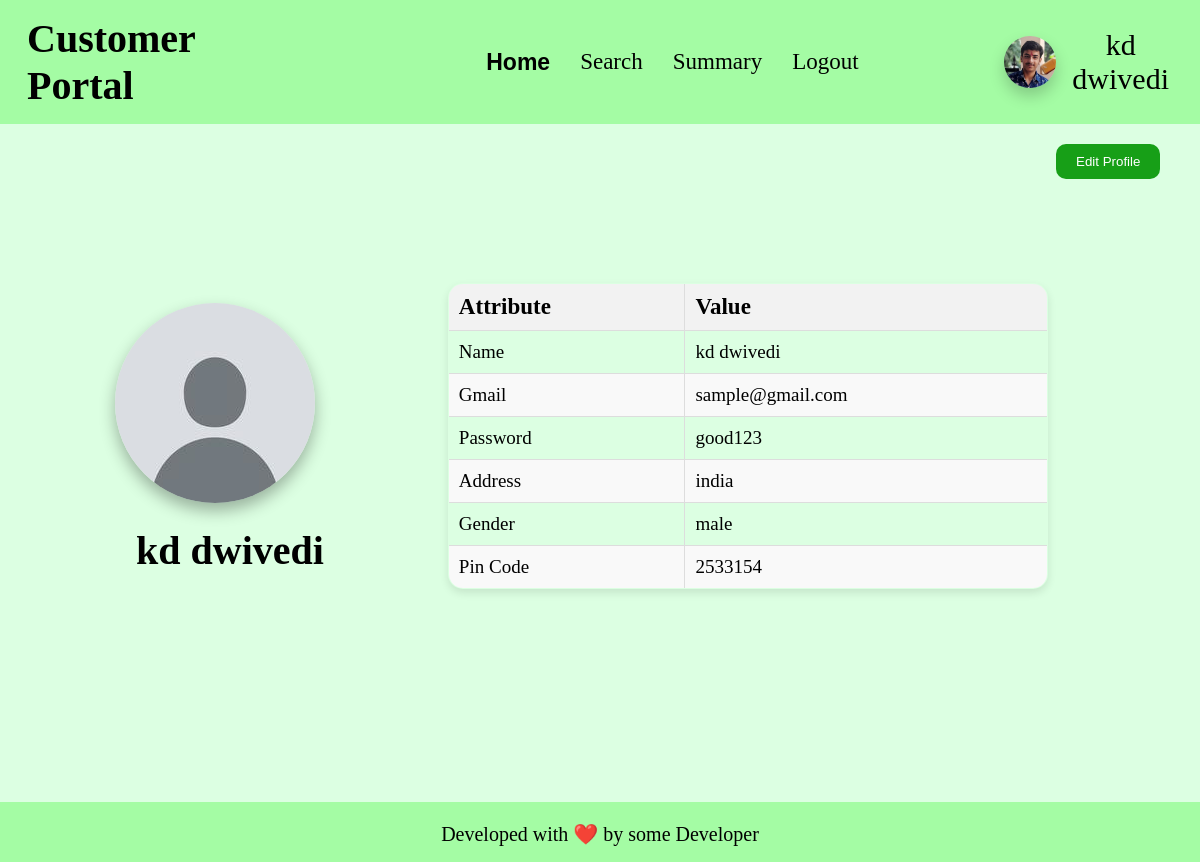
Before: /customer_home/view_profile/1 with the older database file.
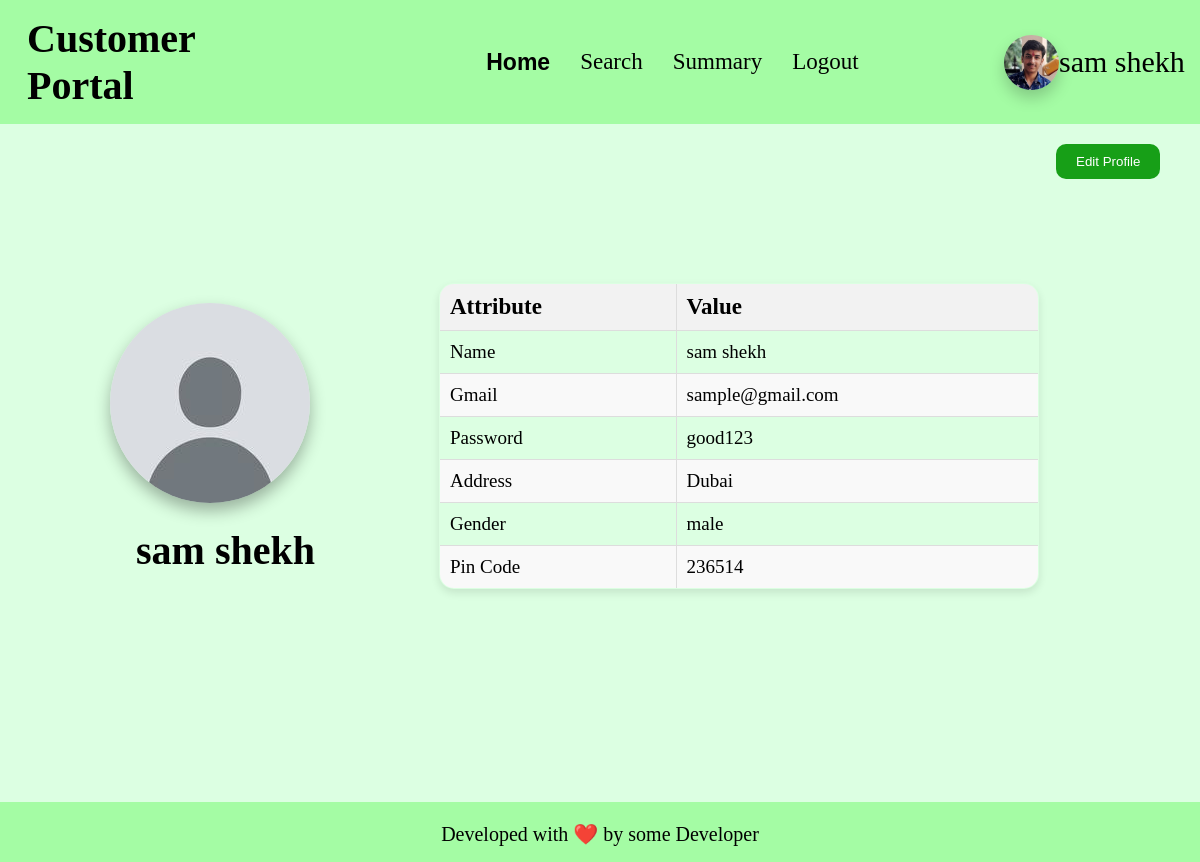
After: the same page with the newer database file.
### app.py (models this page shows)
class customer(db.Model):
    __tablename__ = "customer"
    id = db.Column(db.Integer, primary_key=True, autoincrement=True)
    email_id = db.Column(db.String, nullable=False)
    password = db.Column(db.String, nullable=False)
    fullname = db.Column(db.String, nullable=False)
    gender = db.Column(db.String, nullable=False)
    address = db.Column(db.String, nullable=False)
    pin_code = db.Column(db.Integer, nullable=False)
    blocked = db.Column(db.Boolean, default=False)
    service_requests = db.relationship('service_request', backref='customer', cascade='all, delete-orphan')

### app.py (the view)
@app.route('/customer_home/view_profile/<int:id>', methods=['GET', 'POST'])
def customer_view_profile(id):
    if request.method == 'GET':
        cus = customer.query.filter_by(id = id).first()
        if cus:
            if not cus.blocked:
                return render_template("customer_view_profile.html", customer = cus)
            else:
                return redirect('/customer_login')
        else:
            return redirect('/customer_login')
    elif request.method == 'POST':
        return f"form edited"

### templates/customer_view_profile.html (shortened to what this page needs)
<!DOCTYPE html>
<html lang="en">
<head>
    <link rel="stylesheet" href="/static/css/profile-block.css">
    <link rel="stylesheet" href="/static/css/basic.css">
    <link rel="stylesheet" href="/static/css/table-styling.css">
</head>
<body>
    <header>
        <h1>Customer Portal</h1>
        <ul>
            <li><a class="active" href="/customer_home/{{customer.id}}">Home</a></li>
            <li><a href="/customer_search/{{customer.id}}">Search</a></li>
            <li><a href="/customer_summary/{{customer.id}}">Summary</a></li>
            <li><a href="/customer_logout/{{customer.id}}">Logout</a></li>
        </ul>
        <div id="user-info">
            <img id="user-pic" src="/static/anant-pic.jpg" alt="Profile Picture">
            <div>{{customer.fullname}}</div>
        </div>
    </header>
    <button id="edit_profile_button" onclick="gotoroute('/customer_home/edit_profile/{{customer.id}}')">Edit Profile</button>
    <div id="box">
        <div id="box1">
            <img id="user-pic" src="/static/default_user_pic.png" alt="Profile Picture">
            <h2 style="font-size: 40px;">{{customer.fullname}}</h2>
        </div>
        <div id="box2">
            <div class="tables">
                <table class="styled-table">
                    <thead>
                        <tr>
                            <th>Attribute</th>
                            <th>Value</th>
                        </tr>
                    </thead>
                    <tbody>
                        <tr>
                            <td>Name</td>
                            <td>{{customer.fullname}}</td>
                        </tr>
                        <tr>
                            <td>Gmail</td>
                            <td>{{customer.email_id}}</td>
                        </tr>
                        <tr>
                            <td>Password</td>
                            <td>{{customer.password}}</td>
                        </tr>
                        <tr>
                            <td>Address</td>
                            <td>{{customer.address}}</td>
                        </tr>
                        <tr>
                            <td>Gender</td>
                            <td>{{customer.gender}}</td>
                        </tr>
                        <tr>
                            <td>Pin Code</td>
                            <td>{{customer.pin_code}}</td>
                        </tr>
                    </tbody>
                </table>
            </div>
        </div>
    </div>
    <br>
    <footer>
        <p>
            Developed with ❤️ by some Developer
        </p>
    </footer>
</body>
</html>

### static/css/profile-block.css (style rules this page uses)
#user-info { margin-left: 10vw; width: 19vw; display: flex; flex-direction: row; align-items: center; justify-content: space-evenly; }
#user-info img { min-width: 50px; min-height: 50px; max-width: 55px; max-height: 55px; border-radius: 50px; box-shadow: 0 8px 16px rgba(0, 0, 0, 0.2); }
#user-info div { font-size: 30px; text-align: center; }

### static/css/basic.css (style rules this page uses)
* { padding: 0; margin: 0; }
body { background-color: rgb(220, 255, 226); align-items: center; text-align: left; }
header { align-items: center; display: flex; padding: 15px; background-color: rgb(164, 252, 164); }
ul { display: flex; list-style-type: none; padding: 0; margin: 0; }
ul li { padding-inline: 15px; }
ul li a { font-size: 23px; text-decoration: none; color: black; }
.active { font-family: 'Franklin Gothic Medium', 'Arial Narrow', Arial, sans-serif; font-weight: bold; }

### static/css/table-styling.css (style rules this page uses)
.tables { margin-left: 20px; text-align: center; align-items: center; justify-content: center; width: 60vw; border-radius: 25px; padding: 20px; }
.styled-table { width: 100%; border: 1px solid black; }
.styled-table th { font-size: 20px; }
.styled-table th, .styled-table td { padding: 10px; border: 1px solid #ddd; text-align: left; }
.styled-table th { background-color: #f2f2f2; background-color: lightgreen; }
.styled-table tr:nth-child(even) { background-color: #f9f9f9; }

### templates/customer_view_profile.html (style rules this page uses)
h1 { margin-right: 17.1vw; margin-left: 1vw; font-size: 40px; }
#edit_profile_button { padding: 10px 20px; background-color: rgb(23, 159, 23); color: white; border: none; border-radius: 10px; cursor: pointer; margin-left: 88vw; margin-top: 20px; }
#box { margin-top: 8vh; display: flex; gap: 7vw; margin-left: 8vw; }
#box1 { margin-top: 60px; align-items: center; text-align: center; justify-content: center; }
#user-pic { min-width: 200px; min-height: 200px; max-width: 210px; max-height: 210px; border-radius: 100px; margin-left: 10px; box-shadow: 0 8px 16px rgba(0, 0, 0, 0.3); }
h2 { margin-top: 20px; margin-left: 40px; margin-bottom: 10px; font-size: 30px; }
.tables { margin-left: 20px; text-align: center; align-items: center; justify-content: center; width: 50vw; height: 20vh; border-radius: 25px; padding: 20px; }
table { border-collapse: separate; border-spacing: 0; width: 100%; max-width: 600px; margin: 20px auto; box-shadow: 0 4px 8px rgba(0, 0, 0, 0.1); border-radius: 15px; overflow: hidden; }
.styled-table { width: 100%; border-collapse: collapse; font-size: 19px; }
.styled-table th { font-size: 23px; }
.styled-table th, .styled-table td { padding: 10px; border: 1px solid #ddd; text-align: left; }
.styled-table th { background-color: #f2f2f2; font-size: 23px; }
.styled-table tr:nth-child(even) { background-color: #f9f9f9; }
footer { align-items: center; text-align: center; background-color: rgb(164, 252, 164); height: 60px; margin-top: 25vh; }
footer p { margin: auto; padding-top: 20px; font-size: 20px; }

Changed rows visible on the page:
changed customer "sample@gmail.com": fullname "kd dwivedi" → "sam shekh"; address "india" → "Dubai"; pin_code "2533154" → "236514"
